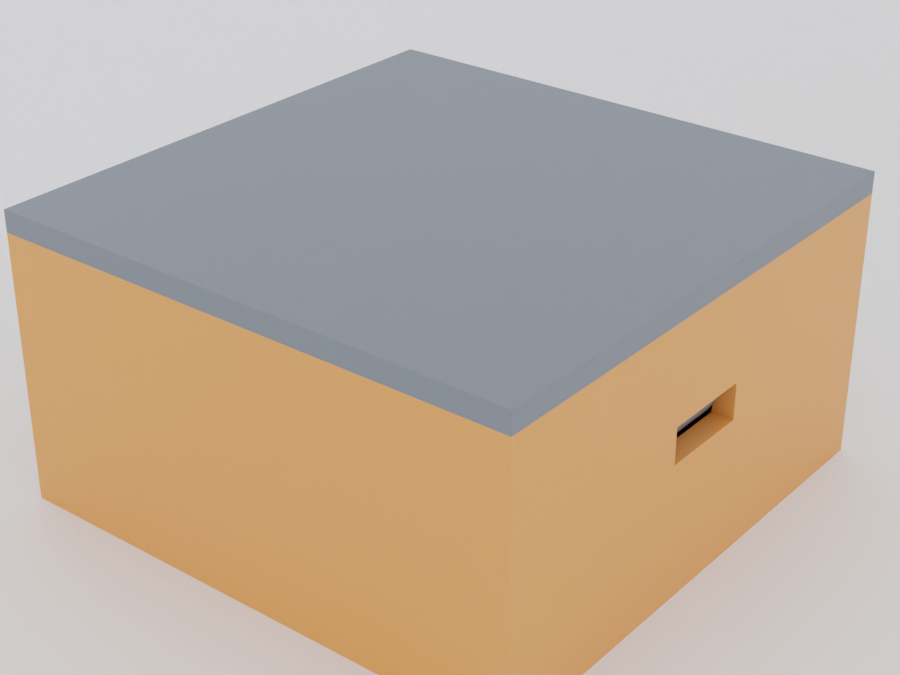
#> input picture catalogue/images/lc001.png, 900 x 675 px
$ python -i lc3d_miroir.py   (imports and definitions only)
#> lines starting #> are read from the running program, lines starting #| are printed output that depends on the picture; after the words box and inside, x2 and y2 are one past the last pixel; in counts of white or black regions, pixels touching at a corner belong together
"""LC3D — boucle miroir : la pièce se compare à la PHOTO de l'objet et dit où elle diffère.

Photo prise de face (ou de dessus), d'assez loin (≥ 50 cm, zoom), objet sur fond uni, avec une carte de crédit
(85,6 × 54 mm) posée à plat dans le même plan que la face photographiée — elle donne l'échelle.
1. Silhouette de l'objet (OpenCV : GrabCut à partir du cadre de l'objet) et de la carte (rectangle 85,6 × 54 le plus probable).
2. Rendu de la silhouette de la pièce LC3D vue du même côté (projection orthographique).
3. Superposition à la même échelle : % de ressemblance (IoU) + écarts mesurés (largeur et hauteur par tranche,
   « en haut, 4,1 mm trop large »).
Claude corrige le paramètre en cause et relance jusqu'à ≥ 95 % ou jusqu'à ce que ça ne s'améliore plus.
Plusieurs photos (face, côté, dessus) = plusieurs vues comparées.
Limite honnête : vue supposée de face (perspective faible); une photo de près ou en biais fausse les cotes de quelques %.
"""
import json, os, math
import numpy as np

CARTE = (85.6, 54.0)
VUES = {"face": (0, 2, 1), "dessus": (0, 1, 2), "cote": (1, 2, 0)}     # (axe horizontal, axe vertical, axe de profondeur) dans le repère pièce


def silhouette_photo(chemin, cadre=None, carte=None):
    """Retourne (masque objet, mm_par_px, infos). cadre = (x, y, l, h) de l'objet en px (sinon : plus gros objet contrasté).
    carte = (x, y, l, h) de la carte en px (sinon : détection du rectangle au bon rapport)."""
#> called with chemin = '../catalogue/images/lc001.png'
    import cv2
    img = cv2.imread(chemin); g = cv2.cvtColor(img, cv2.COLOR_BGR2GRAY); H, W = g.shape
#> in silhouette_photo, img is the input picture: shape (675, 900, 3); mean B, G, R 156.8, 172.4, 187.3
#> after `g = cv2.cvtColor(img, cv2.COLOR_BGR2GRAY)`:
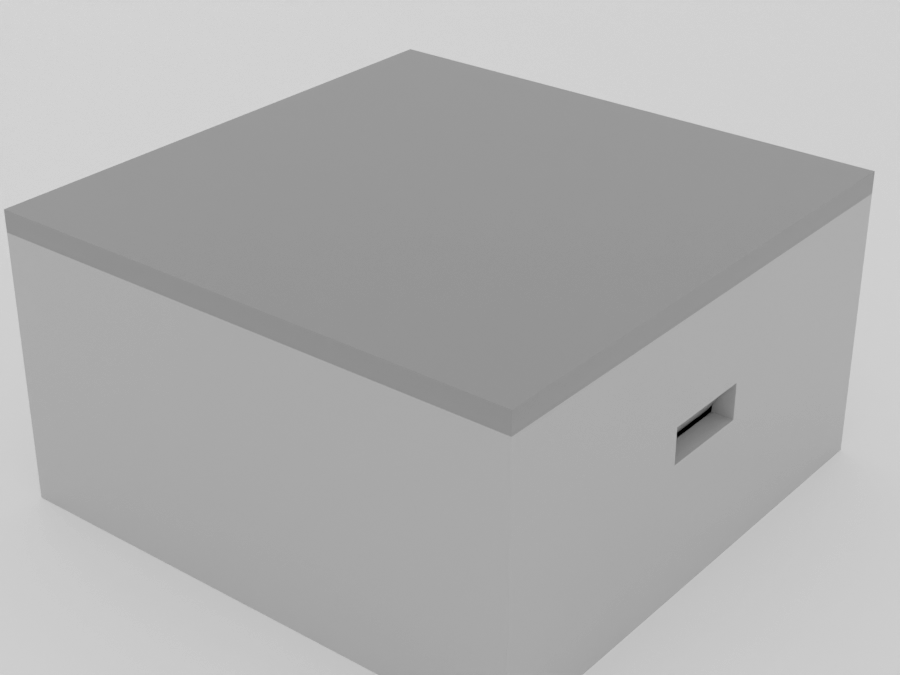
#> g: shape (675, 900); min 0, max 218, mean 175
#> after `H, W = g.shape`: H = 675; W = 900
    bords = cv2.Canny(cv2.GaussianBlur(g, (5, 5), 0), 40, 120)
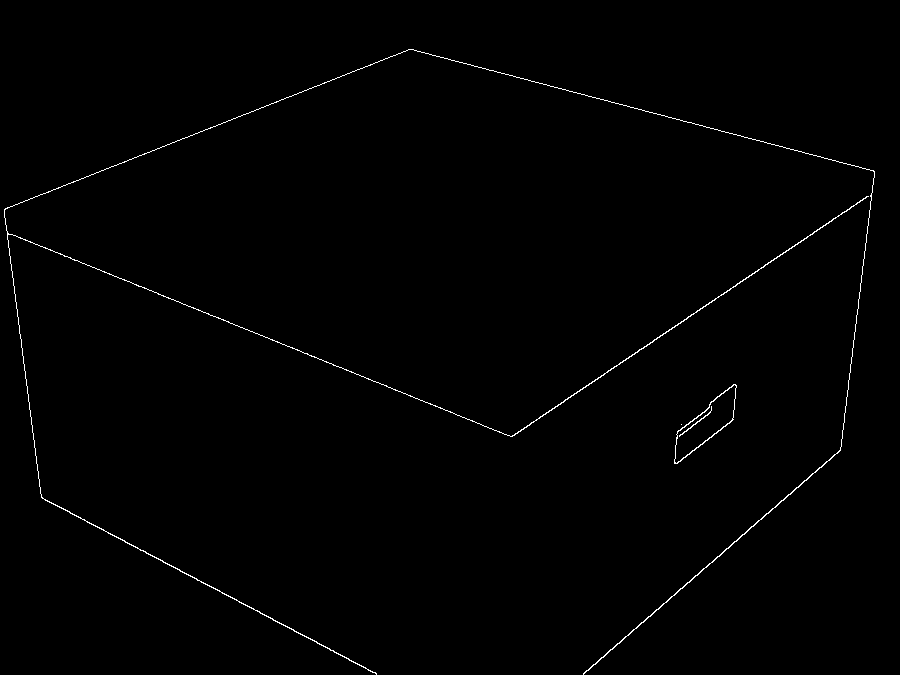
#> bords: shape (675, 900); 0.64% white in thin lines or dots, all inside (x1, y1, x2, y2) = (4, 49, 875, 675)
    bords = cv2.dilate(bords, np.ones((5, 5), np.uint8))
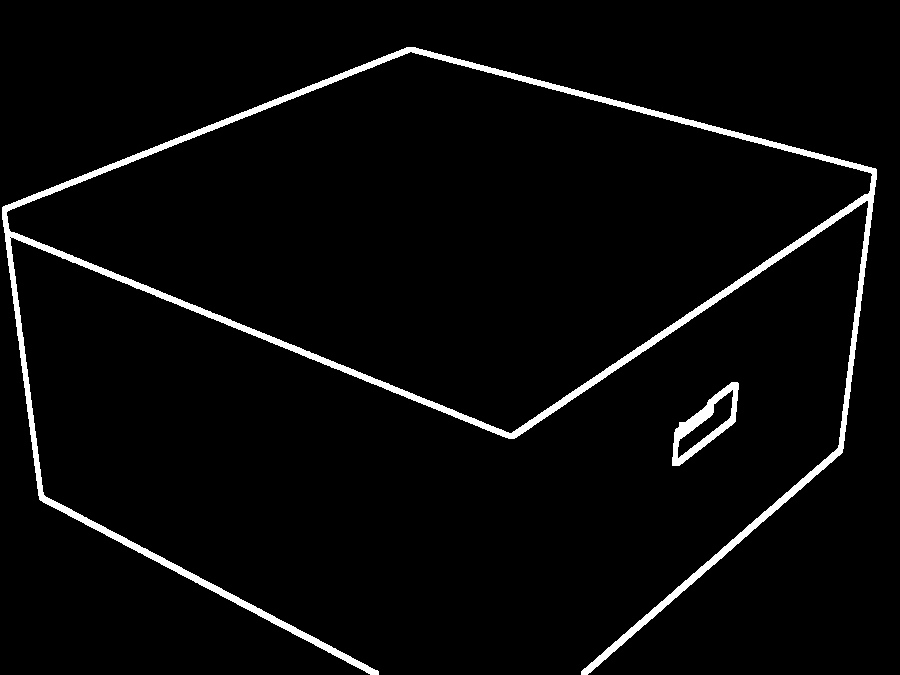
#> bords: shape (675, 900); 3.5% white; 2 white regions
    cnts, _ = cv2.findContours(bords, cv2.RETR_EXTERNAL, cv2.CHAIN_APPROX_SIMPLE)
#> cnts = 2 contours; box (x1, y1, x2, y2) and area: (2, 47, 877, 675) 191748, (672, 382, 739, 466) 2538
    rects = []
    for c in cnts:
        if cv2.contourArea(c) < 0.002 * W * H: continue
        r = cv2.minAreaRect(c); (w, h) = sorted(r[1])
        if w <= 0: continue
        rapport = h / w; plein = cv2.contourArea(c) / (w * h + 1e-9)
        rects.append((abs(rapport - CARTE[0] / CARTE[1]), plein, r, c))
#> this loop made 2 passes
#> (r, w, h, rapport, plein) on passes 1 to 2: (((704.8, 423.7), (102.4, 34.29), -37.87), 34.29, 102.4, 2.99, 0.723), (((412.5, 365.7), (617.9, 874.7), -75.28), 617.9, 874.7, 1.42, 0.355)
#> after the loop, rects = 2 items
    mm_px = None
    if carte:
        mm_px = CARTE[0] / max(carte[2], carte[3])
    else:
        cands = [x for x in rects if x[0] < 0.08 and x[1] > 0.85]
#> cands = []
        if cands:
            r = min(cands, key=lambda x: x[0])[2]; mm_px = CARTE[0] / max(r[1])
    # objet : plus gros contour qui n'est pas la carte
    objets = [x for x in rects if not (x[0] < 0.08 and x[1] > 0.85)]
#> objets = 2 items
    if cadre is None and objets:
        c = max(objets, key=lambda x: cv2.contourArea(x[3]))[3]; cadre = cv2.boundingRect(c)
#> after `c = max(objets, key=lambda x: cv2.contourArea(x[3]))[3]`: c = contour of 2216 points, box (x1, y1, x2, y2) (2, 47, 877, 675), area 191748
#> after `cadre = cv2.boundingRect(c)`: cadre = (2, 47, 875, 628)
    if cadre is None: raise ValueError("objet introuvable sur la photo : fond uni et bon contraste requis")
    masque = np.zeros((H, W), np.uint8); bg = np.zeros((1, 65), np.float64); fg = np.zeros((1, 65), np.float64)
    x, y, w, h = cadre; m = 8
#> after `x, y, w, h = cadre`: x = 2; y = 47; w = 875; h = 628
    cv2.grabCut(img, masque, (max(0, x - m), max(0, y - m), min(W - 1, w + 2 * m), min(H - 1, h + 2 * m)), bg, fg, 5, cv2.GC_INIT_WITH_RECT)
    obj = np.where((masque == 1) | (masque == 3), 1, 0).astype(np.uint8)
    return obj, mm_px, dict(cadre=list(map(int, cadre)), mm_par_px=mm_px)


# [13 lines left out: function silhouette_piece, not called in this run]


def _recadrer(m):
    ys, xs = np.nonzero(m); return m[ys.min():ys.max() + 1, xs.min():xs.max() + 1]


# [27 lines left out: function comparer, not called in this run]

>>> result = silhouette_photo('../catalogue/images/lc001.png')

$ run again, on catalogue/images/lc002.png
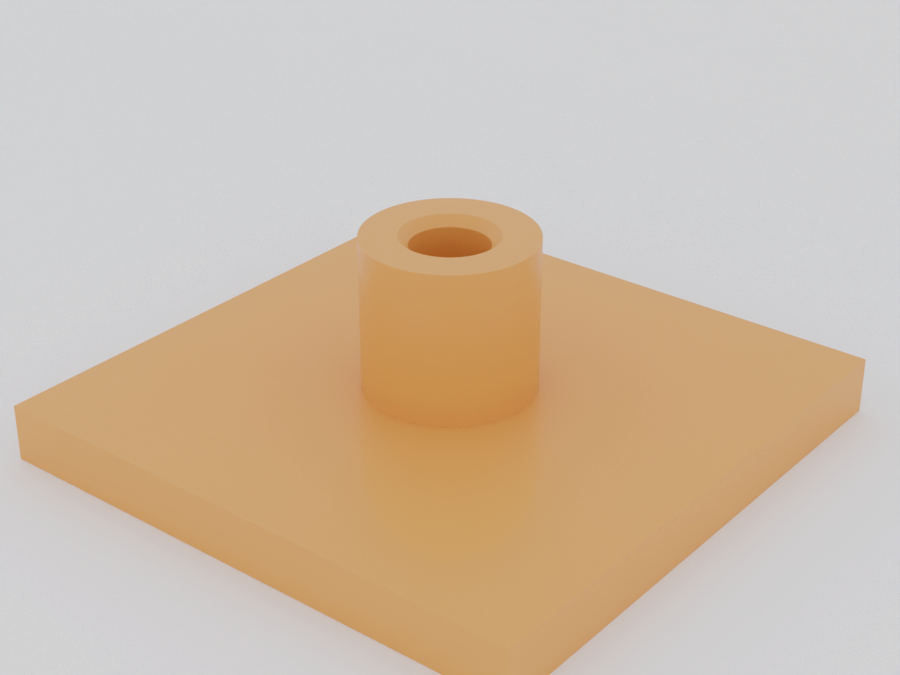
#> input picture catalogue/images/lc002.png, 900 x 675 px
#> in silhouette_photo, img is the input picture: shape (675, 900, 3); mean B, G, R 169.7, 188.7, 206.2
#> in silhouette_photo, `g = cv2.cvtColor(img, cv2.COLOR_BGR2GRAY)`:
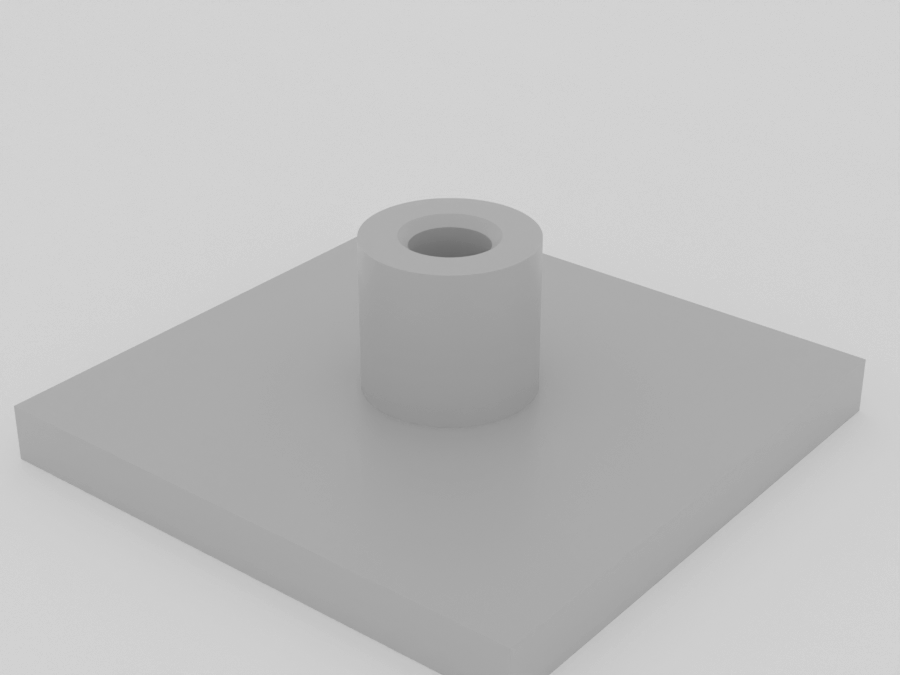
#> g: shape (675, 900); min 103, max 216, mean 191.7
#> in silhouette_photo, `bords = cv2.dilate(bords, np.ones((5, 5), np.uint8))`:
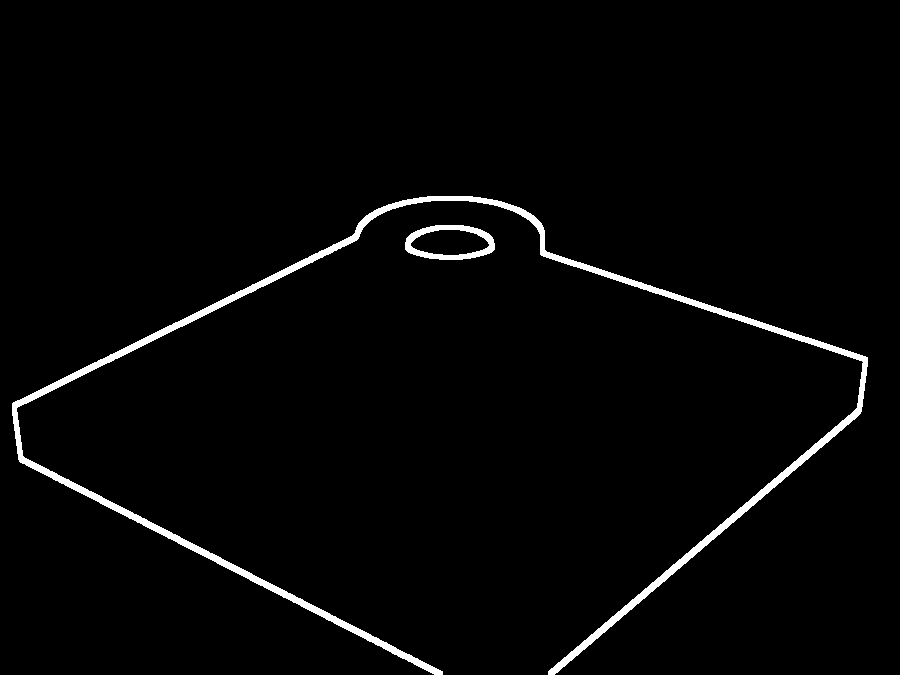
#> bords: shape (675, 900); 2.2% white; 2 white regions
#> cnts = 2 contours; box (x1, y1, x2, y2) and area: (12, 196, 868, 675) 10822, (405, 225, 495, 260) 2482
#> the loop in silhouette_photo, `for c in cnts:` made 2 passes
#> (r, w, h, rapport, plein) on passes 1 to 2: (((449.5, 242), (34, 89), -90), 34, 89, 2.62, 0.82), (((430.6, 420.7), (462.5, 782.9), -66.7), 462.5, 782.9, 1.69, 0.0299)
#> after the loop in silhouette_photo, `for c in cnts:`: rects = 2 items
#> cands = []
#> objets = 2 items
#> c = contour of 2233 points, box (x1, y1, x2, y2) (12, 196, 868, 675), area 10822
#> cadre = (12, 196, 856, 479)
#> in silhouette_photo, `x, y, w, h = cadre`: x = 12; y = 196; w = 856; h = 479
